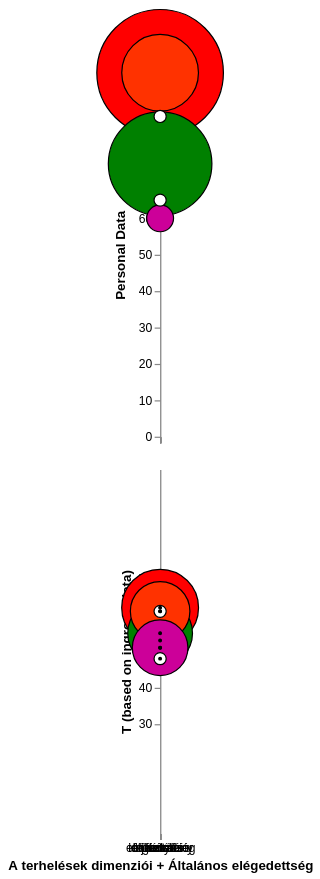

Specify this chart in Vega-Lite:
### Vega-Lite specification from a JSON file in a GitHub repository (floating-point values rounded to 4 significant figures)
{"$schema": "https://vega.github.io/schema/vega-lite/v5.json", "datasets": {"data-1": [{"x": "mentális", "y": 80, "size": 1690, "color": "rgb(0, 112, 192)"}, {"x": "fizikai", "y": 100, "size": 10890, "color": "rgb(255, 0, 0)"}, {"x": "időkényszer", "y": 70, "size": 50, "color": "rgb(255, 255, 255)"}, {"x": "teljesítmény", "y": 75, "size": 7290, "color": "rgb(0, 128, 0)"}, {"x": "erőfeszítés", "y": 100, "size": 4000, "color": "rgb(255, 50, 0)"}, {"x": "frusztráció", "y": 60, "size": 490, "color": "rgb(204, 0, 153)"}, {"x": "totál", "y": 88, "size": 100, "color": "rgb(255, 255, 255)"}, {"x": "elégedettség", "y": 65, "size": 100, "color": "rgb(255, 255, 255)"}], "data-2": [{"x": "mentális", "y": 53, "size": 2360, "color": "rgb(0, 112, 192)", "ci0": 30, "ci1": 70, "ci2": 40, "ci3": 60, "ci4": 0, "ci5": 100, "50": 50}, {"x": "fizikai", "y": 62, "size": 4011, "color": "rgb(255, 0, 0)", "ci0": 30, "ci1": 70, "ci2": 40, "ci3": 60, "ci4": 0, "ci5": 100, "50": 50}, {"x": "időkényszer", "y": 51, "size": 1312, "color": "rgb(255, 255, 255)", "ci0": 30, "ci1": 70, "ci2": 40, "ci3": 60, "ci4": 0, "ci5": 100, "50": 50}, {"x": "teljesítmény", "y": 55, "size": 2851, "color": "rgb(0, 128, 0)", "ci0": 30, "ci1": 70, "ci2": 40, "ci3": 60, "ci4": 0, "ci5": 100, "50": 50}, {"x": "erőfeszítés", "y": 61, "size": 2409, "color": "rgb(255, 50, 0)", "ci0": 30, "ci1": 70, "ci2": 40, "ci3": 60, "ci4": 0, "ci5": 100, "50": 50}, {"x": "frusztráció", "y": 51, "size": 2101, "color": "rgb(204, 0, 153)", "ci0": 30, "ci1": 70, "ci2": 40, "ci3": 60, "ci4": 0, "ci5": 100, "50": 50}, {"x": "totál", "y": 61, "size": 100, "color": "rgb(255, 255, 255)", "ci0": 30, "ci1": 70, "ci2": 40, "ci3": 60, "ci4": 0, "ci5": 100, "50": 50}, {"x": "elégedettség", "y": 48, "size": 100, "color": "rgb(255, 255, 255)", "ci0": 30, "ci1": 70, "ci2": 40, "ci3": 60, "ci4": 0, "ci5": 100, "50": 50}]}, "vconcat": [{"width": "container", "data": {"name": "data-1"}, "mark": {"type": "circle", "opacity": 1.0, "stroke": "black", "strokeWidth": 1}, "config": {"legend": {"disable": "true"}}, "encoding": {"x": {"field": "x", "type": "nominal", "sort": null, "axis": {"labelAngle": 0, "labels": false}, "title": null}, "y": {"field": "y", "type": "quantitative", "scale": {"domain": [0, 100]}, "title": "Personal Data"}, "size": {"field": "size", "type": "quantitative", "scale": null}, "color": {"field": "color", "type": "nominal", "legend": null, "scale": null}}}, {"width": "container", "data": {"name": "data-2"}, "layer": [{"mark": {"type": "errorband", "color": "yellow", "opacity": 0.5}, "encoding": {"y": {"field": "ci1", "type": "quantitative", "title": false, "scale": {"domain": [0, 100]}}, "y2": {"field": "ci0", "type": "quantitative", "scale": {"domain": [0, 100]}}}}, {"mark": {"type": "errorband", "color": "white", "opacity": 0.5}, "encoding": {"y": {"field": "ci3", "type": "quantitative", "title": false, "scale": {"domain": [0, 100]}}, "y2": {"field": "ci2", "type": "quantitative", "scale": {"domain": [0, 100]}}}}, {"mark": "rule", "encoding": {"y": {"field": "50", "aggregate": "mean"}, "size": {"value": 1}}}, {"mark": {"type": "circle", "opacity": 1.0, "stroke": "black", "strokeWidth": 1}, "config": {"legend": {"disable": "true"}}, "encoding": {"x": {"field": "x", "type": "nominal", "sort": null, "axis": {"labelAngle": 0}, "title": "A terhelések dimenziói + Általános elégedettség"}, "y": {"field": "y", "type": "quantitative", "scale": {"domain": [0, 100]}, "title": "T (based on ingroup data)", "axis": {"values": [30, 40, 50, 60, 70]}}, "size": {"field": "size", "type": "quantitative", "scale": null}, "color": {"field": "color", "type": "nominal", "legend": null, "scale": null}}}, {"width": "container", "data": {"name": "data-2"}, "mark": {"type": "circle", "opacity": 1.0, "stroke": "black", "strokeWidth": 1, "size": 5, "color": "black"}, "config": {"legend": {"disable": "true"}}, "encoding": {"x": {"field": "x", "type": "nominal", "sort": null, "axis": {"labelAngle": 0}, "title": "A terhelések dimenziói + Általános elégedettség"}, "y": {"field": "y", "type": "quantitative", "scale": {"domain": [0, 100]}, "title": "T (based on ingroup data)"}}}]}]}
